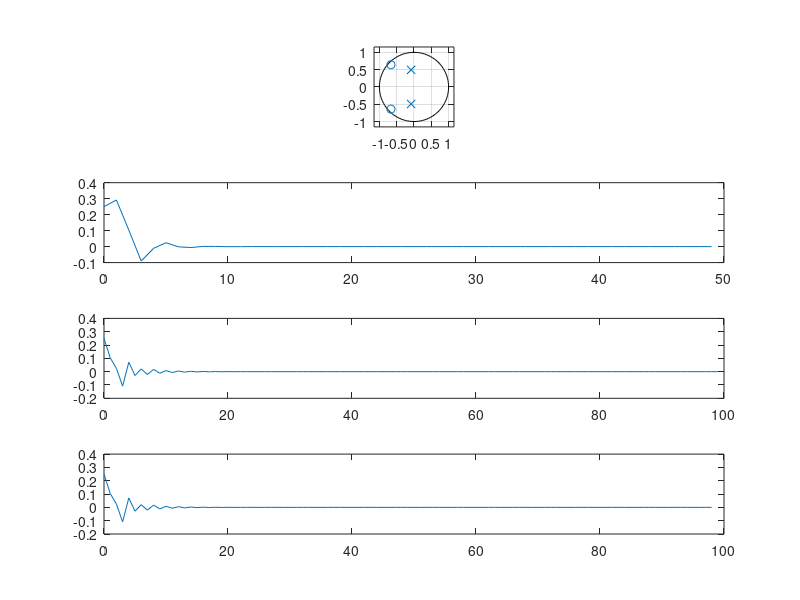
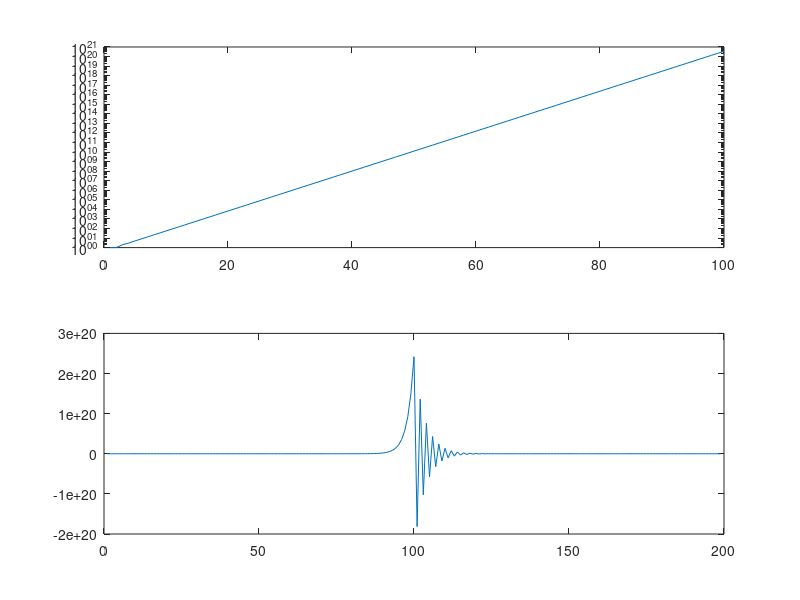

The MATLAB source for these figures, in order:
% Question 1
N = [ 1/2, 2/3, 3/7];
D = [ 2, 1/3, 1/2];
figure;
subplot(4,1,1);
zplane(N, D);

sys = tf(N,D);
P = pole(sys);
Z = zero(sys);

[response, sample_time] = impz(N,D, 50);

subplot(4,1,2);
plot(sample_time, response);

n = linspace(0,99);
x = (-3/4).^(n);
y = filter(N,D,x);
subplot(4,1,3);
plot(n, y);

x_filtered = conv(x(1:50), response);
subplot(4,1,4);
plot(n(1:99), x_filtered);

% Question 2
first = 1;
second = 1;
F = [first, second];
for i = 3:100
    sum = first + second;
    first = second;
    second = sum;
    F = [F, sum];
end
figure;
subplot(2,1,1);
semilogy(F);


output = conv(x, F);
t = 1:1:199;
subplot(2,1,2);
plot(t,output);
